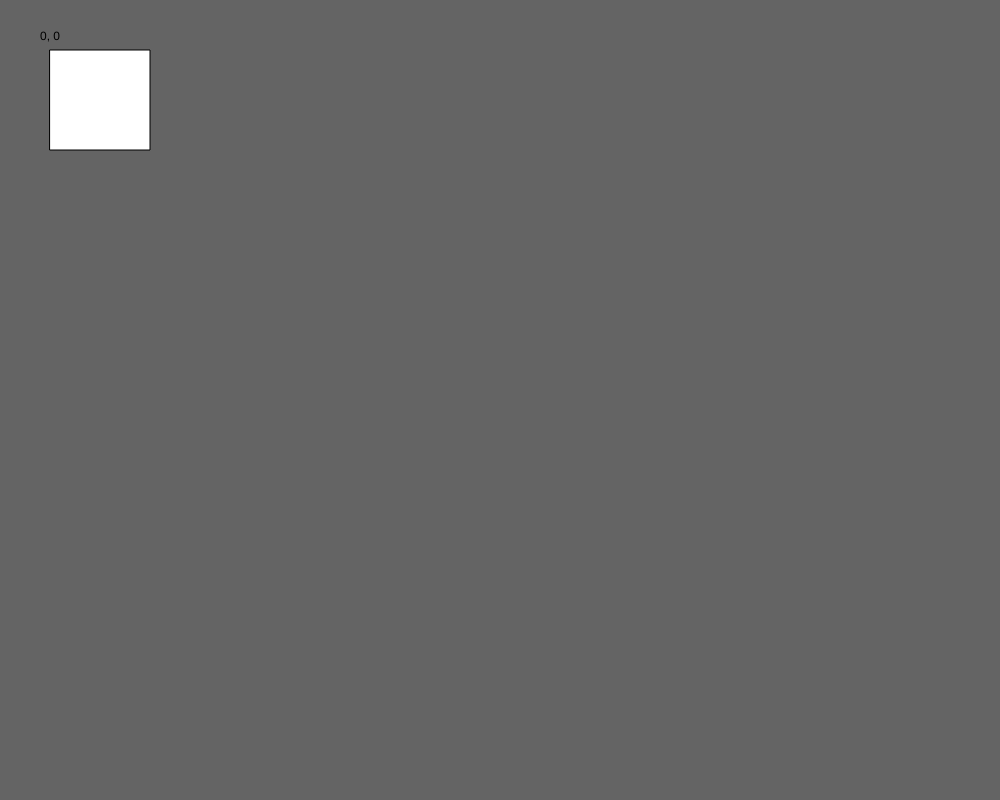
Frame 1 (no input)
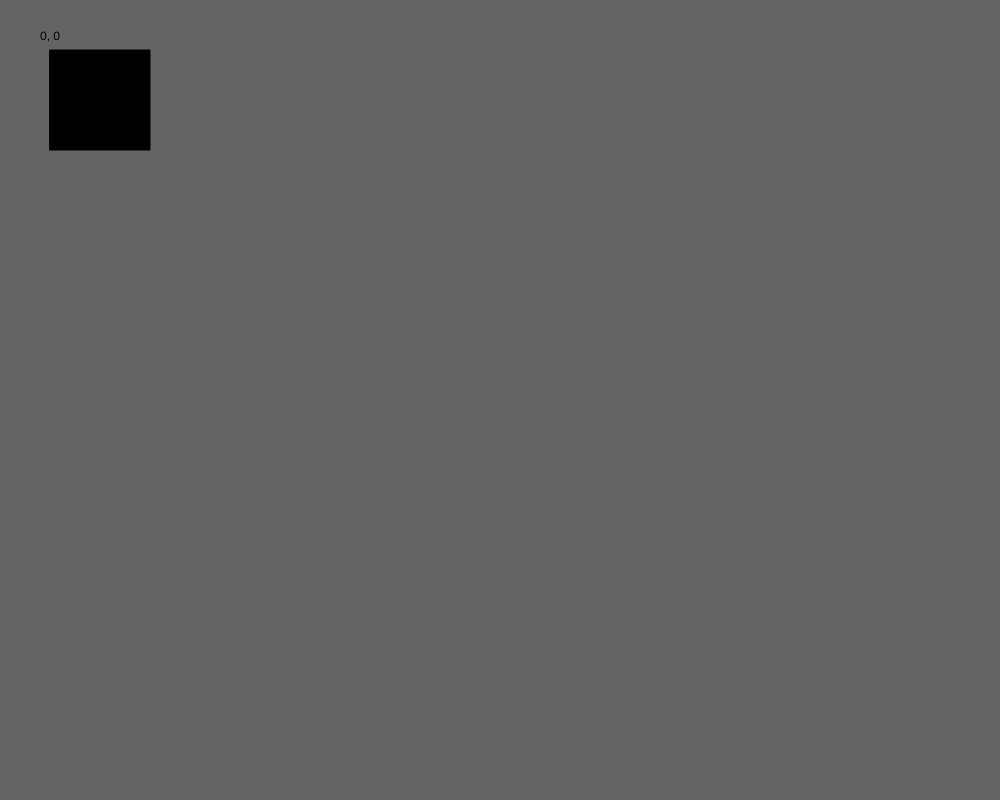
Frame 60 (no input)
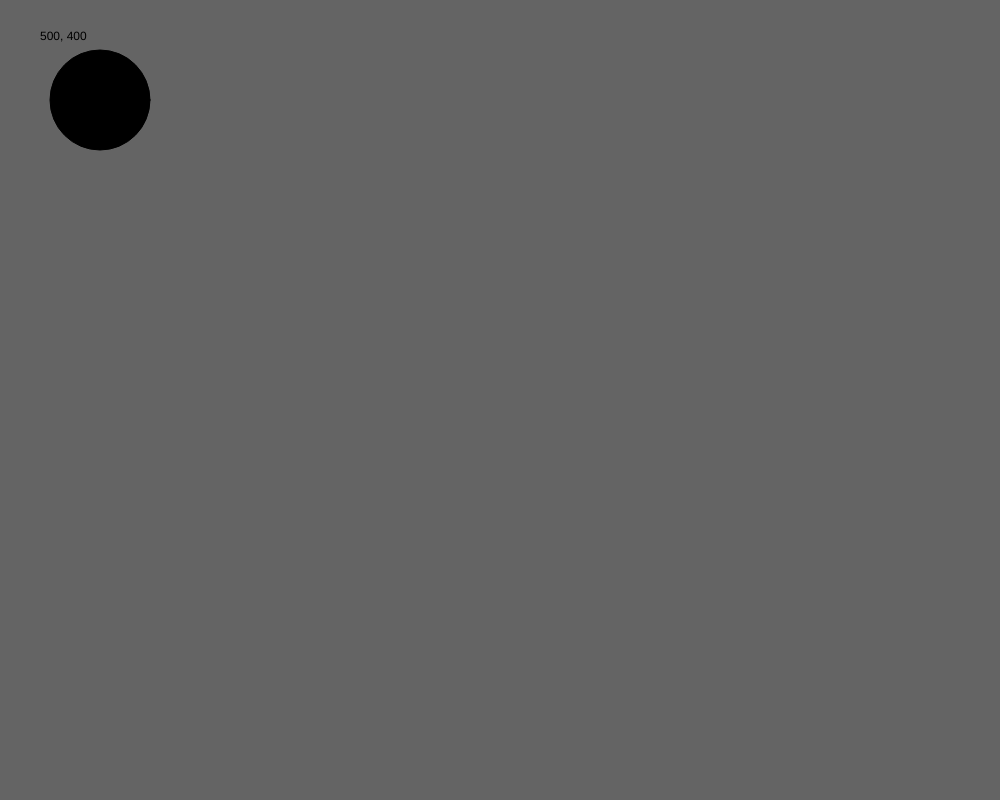
Frame 120 (the mouse pressed at the canvas centre since frame 60)

The p5.js sketch that drew these frames (run headless with seeded random() and noise() and a simulated clock; from frame 60 on, the mouse is pressed at the canvas centre):

// p5.js sketch
// ── sketch.js
function setup() {
  createCanvas(1000, 800);
  rectMode(CENTER);
  ellipseMode(CENTER);

}



function draw() {

  background(100);


  if (mouseIsPressed) {
    // stuff that shows when the mouse is pressed
    ellipse(100, 100, 100, 100) ;
  } else {
    // when the mouse isn't pressed!
    rect(100, 100, 100, 100) ;

  }



  // this shows mouse location - comment it out when you're done!

  fill(0);
  text(mouseX + ", " + mouseY, 40, 40);

}






// record the mouse location in console when clicked
function mouseReleased() {
  print(mouseX + ", " + mouseY);
}
